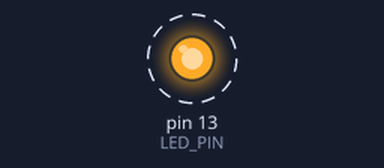
Recording of a sketch running on a simulated Arduino Uno, built with avr-gcc and run on an emulated ATmega328P. On the bench: output pins drawn as LEDs (lit = HIGH). Dashed ring = blinking.

Above: at 0.2 s.
Timing chart, 0 to 3.0 s (numbered marks = the images above):
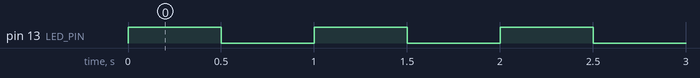

Measured:
- by itself, pin 13 (LED_PIN): alternates HIGH for 0.50 s and LOW for 0.50 s

The sketch:

step1_blinking_internal_led.ino
```cpp
#define LED_PIN 13
// Noi non lo vediamo ma il file che contiene queste funzioni è implicitamente incluso
// #include <Arduino.h>

void setup() {
  // voglio configurare il pin 13 in modalità output
  pinMode(LED_PIN, OUTPUT);
}

void loop() {
  // Notiamo che non lavoro con il voltaggio ma lavoro con lo stato del Pin, che può essere alto o basso
  digitalWrite(LED_PIN, HIGH);
  // il delay è in millisecondi ma è possibile usar anche i microsecondi
  delay(500);
  digitalWrite(LED_PIN, LOW);
  delay(500);
}
```
